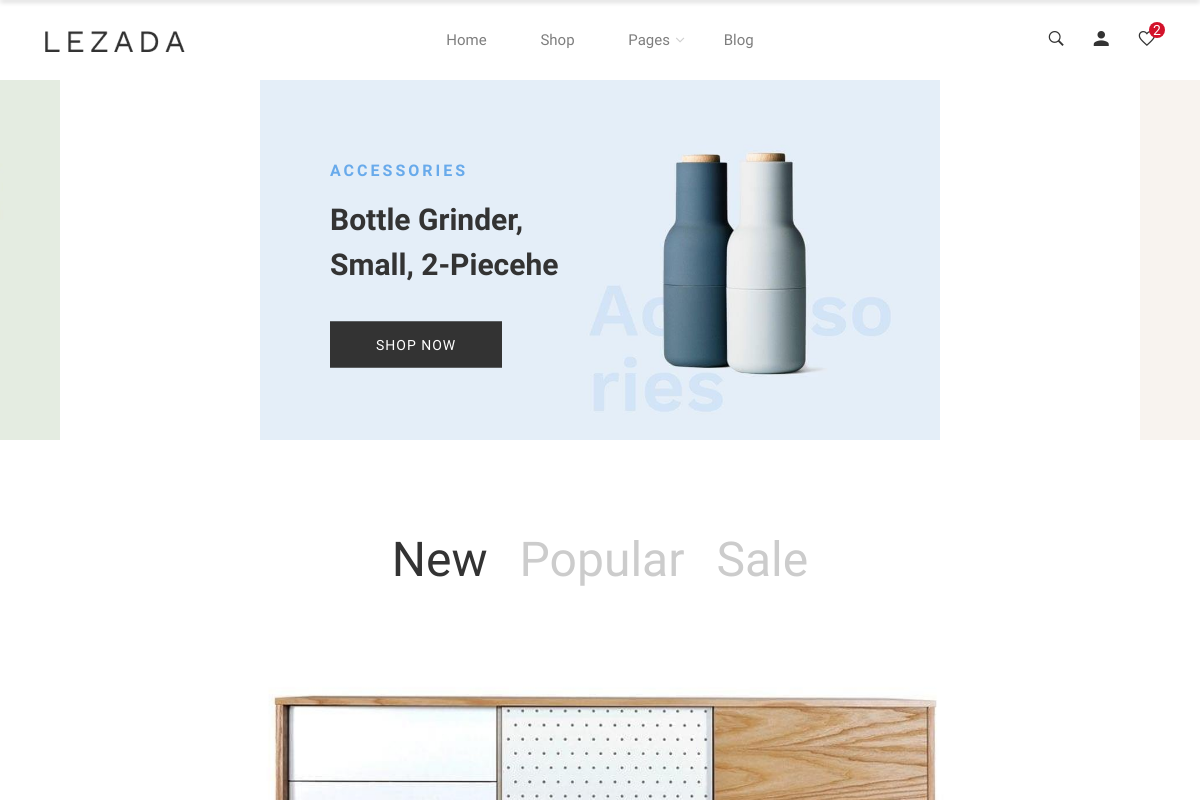
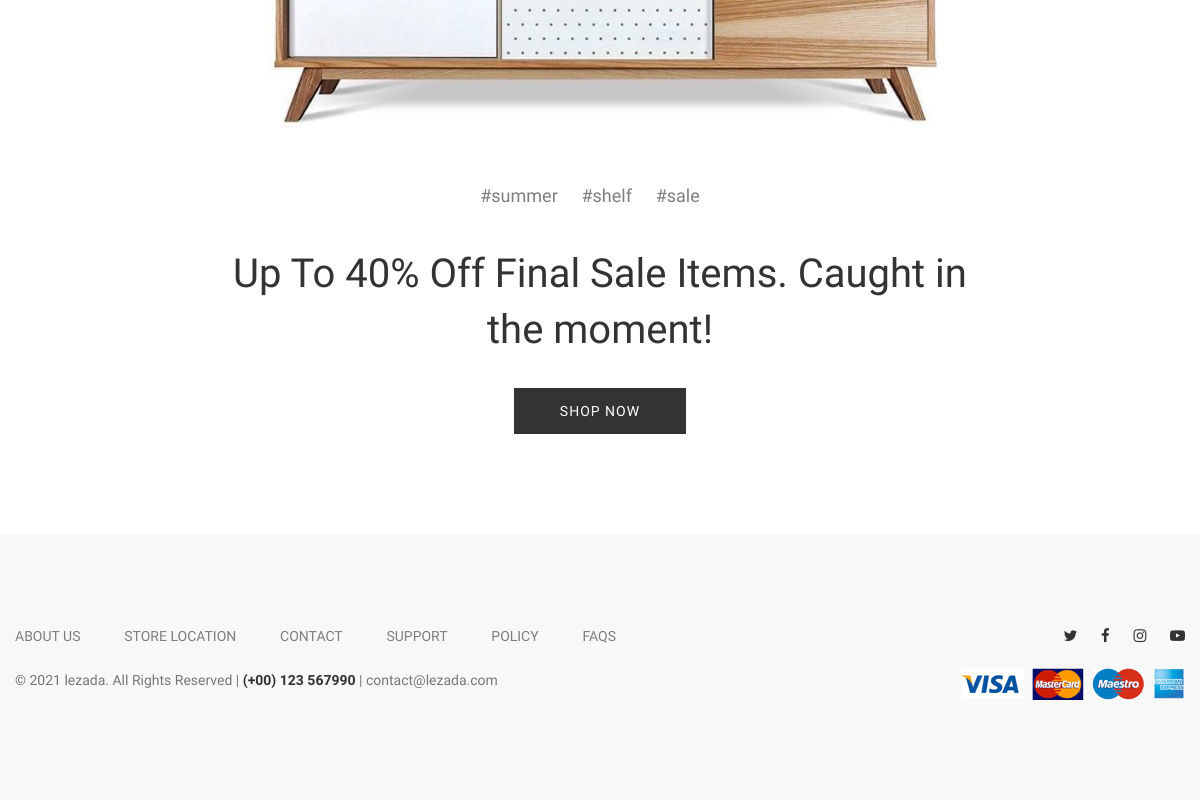
/, run on an earlier commit of the app's database (2 pictures, top to bottom).
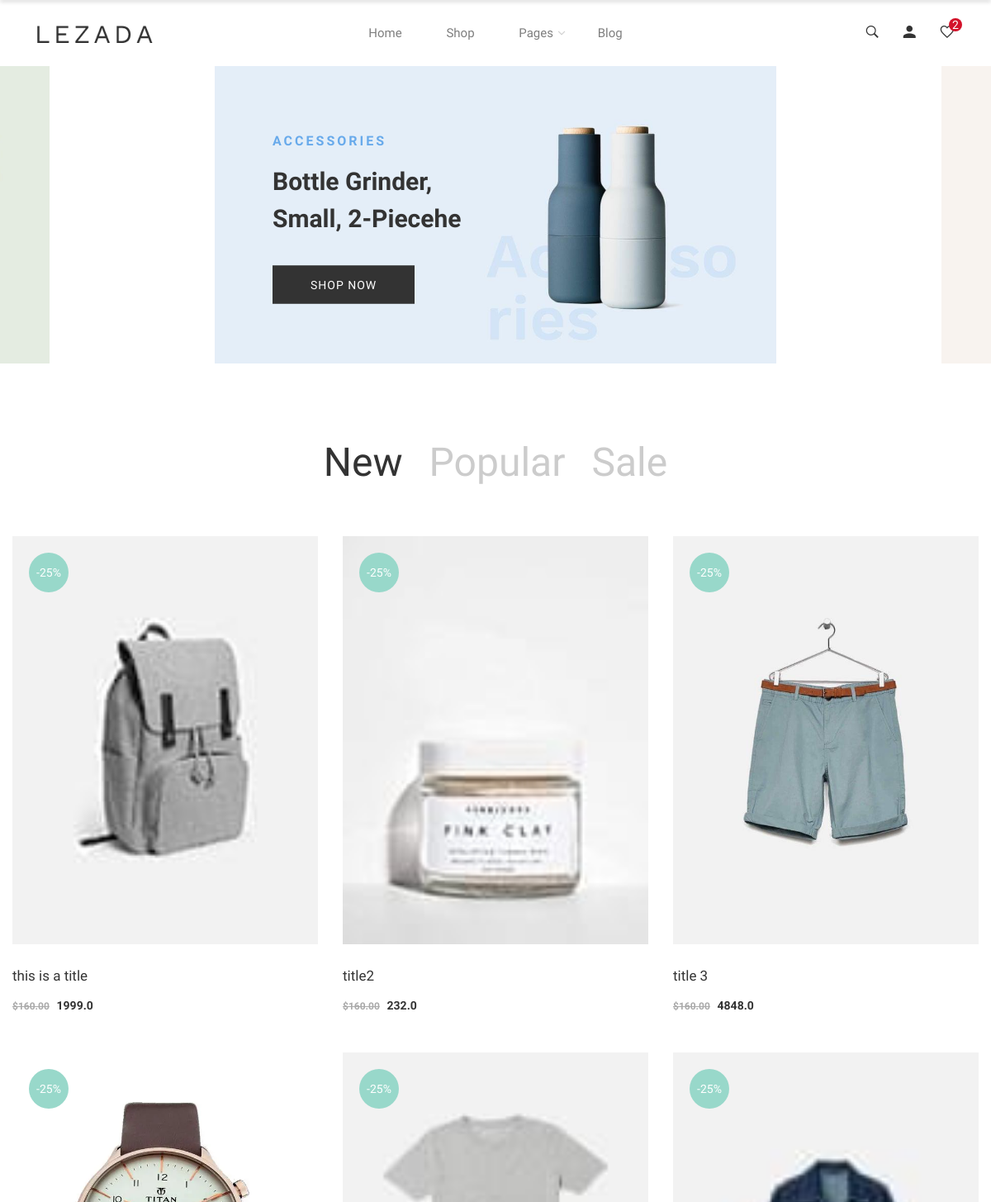
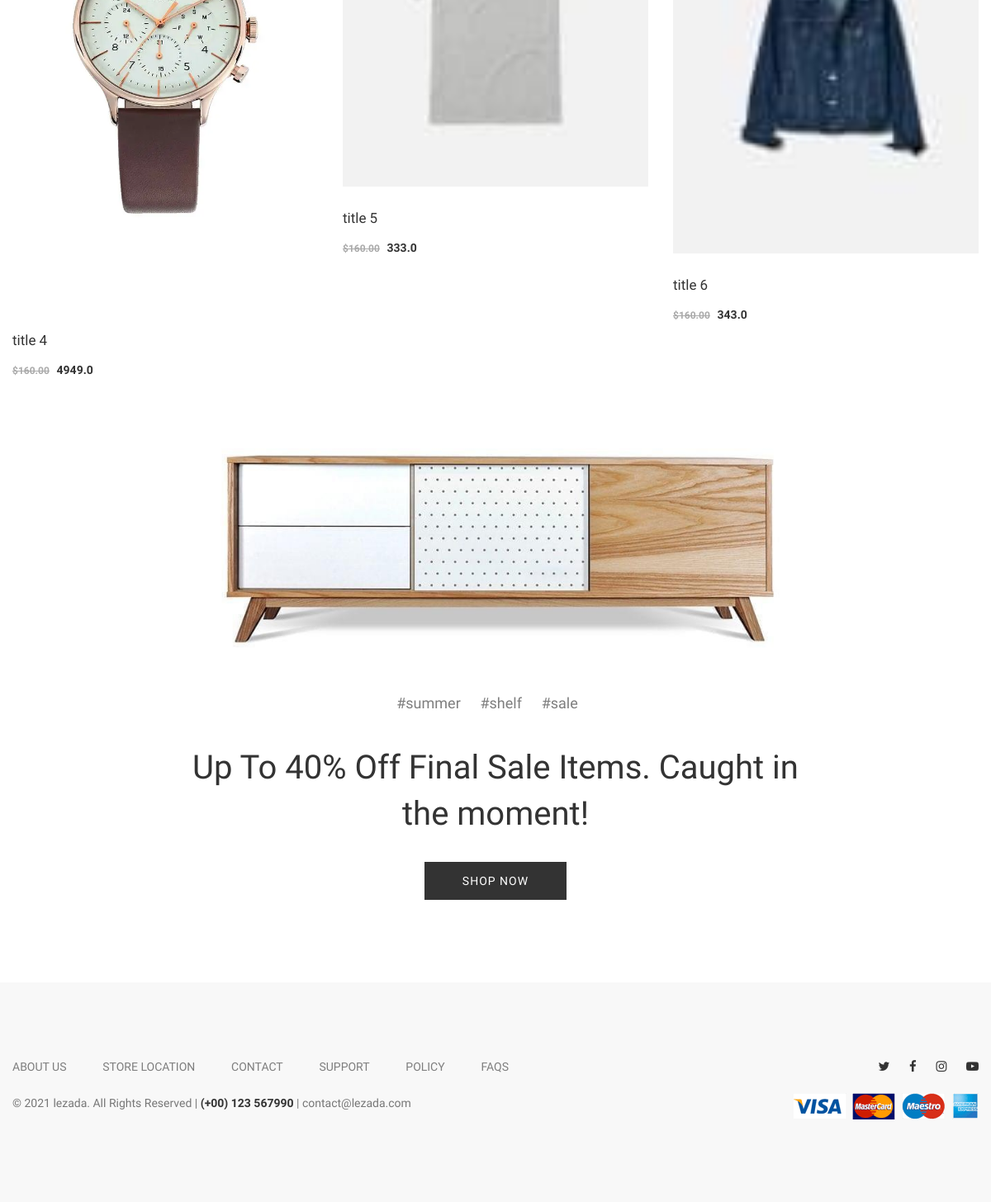
And on a later commit of the database (2 pictures, top to bottom).
### products/models.py (models this page shows, shortened)
class Product(models.Model):
    LIVE = 1
    DELETE = 0
    DELETE_CHOICES = ((LIVE,'live'),(DELETE,'delete'))
    title = models.CharField(max_length=200)
    price = models.FloatField()
    description = models.TextField()
    image = models.ImageField(upload_to='media/')
    priority = models.IntegerField(default=0)
    delete_status = models.IntegerField(choices=DELETE_CHOICES,default=LIVE)
    created_at = models.DateTimeField(auto_now_add=True)
    updated_at = models.DateTimeField(auto_now=True)

### products/views.py (the view)
# urls.py: path('',views.index,name="index"),
def index(request):
    products = Product.objects.all()
    context= {"pro":products}
    return render(request,'index-2.html',context)

### templates/index-2.html (shortened to what this page needs)
{% load static %}
<!DOCTYPE html>
<html class="no-js" lang="zxx">
<head>
	<link href="{% static 'css/bootstrap.min.css' %}" rel="stylesheet">
	<link href="{% static 'css/font-awesome.min.css' %}" rel="stylesheet">
	<link href="{% static 'css/ionicons.min.css' %}" rel="stylesheet">
	<link href="{% static 'css/themify-icons.css' %}" rel="stylesheet">
	<link href="{% static 'css/plugins.css' %}" rel="stylesheet">
	<link href="{% static 'css/helper.css' %}" rel="stylesheet">
	<link href="{% static 'css/main.css' %}" rel="stylesheet">
	<link href="{% static 'revolution/css/settings.css' %}" rel="stylesheet">
	<link href="{% static 'revolution/css/navigation.css' %}" rel="stylesheet">
	<link href="{% static 'revolution/custom-setting.css' %}" rel="stylesheet">
</head>
<body>
     {% block header %}
	{% include 'header.html'%}
     {% endblock header %}
	<div class="slider-area mb-80 mb-md-60 mb-sm-60">
		<div class="lezada-slick-slider decor-slider-wrapper" data-slick-setting='{
				"slidesToShow": 1,
				"slidesToScroll": 1,
				"arrows": true,
				"dots": false,
				"centerMode": true,
				"centerPadding": "22%",
				"autoplay": true,
				"autoplaySpeed": 5000,
				"speed": 1000,
				"prevArrow": {"buttonClass": "slick-prev", "iconClass": "ti-angle-left" },
				"nextArrow": {"buttonClass": "slick-next", "iconClass": "ti-angle-right" }
		}' data-slick-responsive='[
				{"breakpoint":1501, "settings": {"slidesToShow": 1, "arrows": true, "centerPadding": "160px"} },
				{"breakpoint":1199, "settings": {"slidesToShow": 1, "arrows": true, "centerMode": false} },
				{"breakpoint":991, "settings": {"slidesToShow": 1,"slidesToScroll": 1, "arrows": true, "centerMode": false} },
				{"breakpoint":767, "settings": {"slidesToShow": 1, "slidesToScroll": 1, "arrows": true, "centerMode": false} },
				{"breakpoint":575, "settings": {"slidesToShow": 1, "slidesToScroll": 1,  "arrows": true, "centerMode": false} },
				{"breakpoint":479, "settings": {"slidesToShow": 1, "slidesToScroll": 1, "arrows": true, "centerMode": false} }
		]'>
			<div class="decor-single-slider">
				<div class="decor-single-slider-content">
					<div class="slider-image">
						<img src="{% static 'images/slider/banner-carousel-1.jpg' %}" class="img-fluid" alt="">
					</div>
					<div class="slider-content">
						<div class="color-title color-title--blue">
							accessories
						</div>
						<div class="main-title">
							Bottle Grinder, <br>
							Small, 2-Piecehe
						</div>
						<a href="shop-left-sidebar.html" class="lezada-button lezada-button--medium">shop now</a>
					</div>
				</div>
			</div>
			<div class="decor-single-slider">
				<div class="decor-single-slider-content">
					<div class="slider-image">
						<img src="{% static 'images/slider/banner-carousel-2.jpg' %}" class="img-fluid" alt="">
					</div>
				</div>
			</div>
			<div class="decor-single-slider">
				<div class="decor-single-slider-content">
					<div class="slider-image">
						<img src="{% static 'images/slider/banner-carousel-3.jpg' %}" class="img-fluid" alt="">
					</div>
				</div>
			</div>
		</div>
	</div>
	<div class="tab-product-list-area mb-25 mb-md-5 mb-sm-5">
		<div class="container">
			<div class="row">
				<div class="col-lg-12">
					<div class="tab-product-navigation mb-50">
						<div class="nav nav-tabs justify-content-center" id="nav-tab2" role="tablist">
							<a class="nav-item nav-link active" id="product-tab-1" data-toggle="tab" href="#product-series-1"
								role="tab" aria-selected="true">New</a>
							<a class="nav-item nav-link" id="product-tab-2" data-toggle="tab" href="#product-series-2" role="tab"
								aria-selected="false">Popular</a>
							<a class="nav-item nav-link" id="product-tab-3" data-toggle="tab" href="#product-series-3" role="tab"
								aria-selected="false">Sale</a>
						</div>
					</div>
					<div class="tab-content" id="nav-tabContent2">
						<div class="tab-pane fade show active" id="product-series-1" role="tabpanel"
							aria-labelledby="product-tab-1">
							<div class="row">
	                            {% for product in pro %}
								<div class="col-12 col-lg-4 col-md-6 col-sm-6 mb-45">
									<div class="single-product">
										<div class="single-product__image">
											<a class="image-wrap" href="shop-product-basic.html">
												<img src="{{product.image.url}}" class="img-fluid" alt="">
											</a>
											<div class="single-product__floating-badges">
												<span class="onsale">-25%</span>
											</div>
											<div class="single-product__floating-icons">
											</div>
										</div>
										<div class="single-product__content">
											<div class="title">
												<h3> <a href="shop-product-basic.html">{{product.title}}</a></h3>
											</div>
											<div class="price">
												<span class="main-price discounted">$160.00</span>
										      <span class="discounted-price">{{product.price}}</span>
											</div>
										</div>
									</div>
								</div>
								{% endfor %}
							</div>
						</div>
					</div>
				</div>
			</div>
		</div>
	</div>
	<div class="footer-banner-section-area mb-100 mb-md-80 mb-sm-80">
		<div class="container">
			<div class="row">
				<div class="col-lg-8 offset-lg-2">
					<div class="footer-banner-section text-center">
						<div class="footer-banner-section-image mb-35">
							<img src="{% static 'images/banners/cabinet.jpg' %}" class="img-fluid" alt="">
						</div>
						<div class="footer-banner-tags mb-35">
							<ul>
								<li><a href="#">#summer</a></li>
								<li><a href="#">#shelf</a></li>
								<li><a href="#">#sale</a></li>
							</ul>
						</div>
						<div class="footer-banner-content">
							<h2 class="mb-30">Up To 40% Off Final Sale Items. Caught in the moment!</h2>
							<a href="shop-left-sidebar.html" class="lezada-button lezada-button--medium">shop now</a>
						</div>
					</div>
				</div>
			</div>
		</div>
	</div>
	<div class="footer footer--three pt-90 pb-100">
		<div class="container">
			<div class="row">
				<div class="col-lg-9 col-md-12 footer-single-widget mb-md-50 mb-sm-50">
					<div class="footer-nav-container footer-nav-container--horizontal mb-20">
						<nav>
							<ul>
								<li><a href="#">ABOUT US</a></li>
								<li><a href="#">STORE LOCATION</a></li>
								<li><a href="#">CONTACT</a></li>
								<li><a href="#">SUPPORT</a></li>
								<li><a href="#">POLICY</a></li>
								<li><a href="#">FAQS</a></li>
							</ul>
						</nav>
					</div>
					<div class="footer__copyright-text">
						<p>&copy; 2021 lezada. All Rights Reserved | <span>(+00) 123 567990</span> | contact@lezada.com</p>
					</div>
				</div>
				<div class="col-lg-3 col-md-12 footer-single-widget text-left text-lg-right">
					<div class="social-icons--footer mb-20">
						<ul>
							<li><a href="http://www.twitter.com/" data-tippy="Twitter" data-tippy-inertia="true"
									data-tippy-animation="shift-away" data-tippy-delay="50" data-tippy-arrow="true"
									data-tippy-theme="sharpborder" target="_blank"><i class="fa fa-twitter"></i></a></li>
							<li><a href="http://www.facebook.com/" data-tippy="Facebook" data-tippy-inertia="true"
									data-tippy-animation="shift-away" data-tippy-delay="50" data-tippy-arrow="true"
									data-tippy-theme="sharpborder" target="_blank"><i class="fa fa-facebook"></i></a></li>
							<li><a href="http://www.instagram.com/" data-tippy="Instagram" data-tippy-inertia="true"
									data-tippy-animation="shift-away" data-tippy-delay="50" data-tippy-arrow="true"
									data-tippy-theme="sharpborder" target="_blank"><i class="fa fa-instagram"></i></a></li>
							<li><a href="http://www.youtube.com/" data-tippy="Youtube" data-tippy-inertia="true"
									data-tippy-animation="shift-away" data-tippy-delay="50" data-tippy-arrow="true"
									data-tippy-theme="sharpborder" target="_blank"><i class="fa fa-youtube-play"></i></a></li>
						</ul>
					</div>
					<div class="payment-icon">
						<img src="{% static 'images/icons/pay.png' %}" class="img-fluid" alt="">
					</div>
				</div>
			</div>
		</div>
	</div>
</body>
</html>

### templates/header.html (shortened to what this page needs)
{% load static %}
<header class="header header-without-topbar header-sticky">
    <div class="header-bottom pt-md-40 pb-md-40 pt-sm-40 pb-sm-40">
        <div class="container wide">
            <div class="header-bottom-container">
                <div class="logo-with-offcanvas d-flex">
                    <div class="logo">
                        <a href="index-2.html">
                            <img src="{% static 'images/logo.png' %}" class="img-fluid" alt="">
                        </a>
                    </div>
                </div>
                <div class="header-bottom-navigation">
                    <div class="site-main-nav d-none d-lg-block">
                        <nav class="site-nav center-menu">
                            <ul>
                                <li class="menu-item-has-childrenn"><a href="{% url 'index' %}">Home</a>
                                </li>
                                <li class="menu-item-has-childrenn"><a href="{% url 'product' %}">Shop</a>
                                </li>
                                <li class="menu-item-has-children"><a href="javascript:void(0)">Pages</a>
                                </li>
                                <li class="menu-item-has-childrenn "><a href="blog-grid-full-width.html">Blog</a>
                                </li>
                            </ul>
                        </nav>
                    </div>
                </div>
                <div class="header-right-container">
                    <div class="header-right-icons d-flex justify-content-end align-items-center h-100">
                        <div class="single-icon search">
                            <a href="javascript:void(0)" id="search-icon">
                                <i class="ion-ios-search-strong"></i>
                            </a>
                        </div>
                        {% if not user.is_authenticated %}
                        <div class="single-icon user-login">
                            <a href="{% url 'account' %}">
                                <i class="ion-android-person"></i>
                            </a>
                        </div>
                                {% endif %}
                        <div class="single-icon wishlist">
                            <a href="javascript:void(0)" id="offcanvas-wishlist-icon">
                                <i class="ion-android-favorite-outline"></i>
                                <span class="count">2</span>
                            </a>
                        </div>
                    </div>
                </div>
            </div>
        </div>
    </div>
</header>

What changed in the data, as far as the page shows it:
added Product: image (picture), title "this is a title", price "1999.0"
added Product: image (picture), title "title2", price "232.0"
added Product: image (picture), title "title 3", price "4848.0"
added Product: image (picture), title "title 4", price "4949.0"
added Product: image (picture), title "title 5", price "333.0"
added Product: image (picture), title "title 6", price "343.0"
